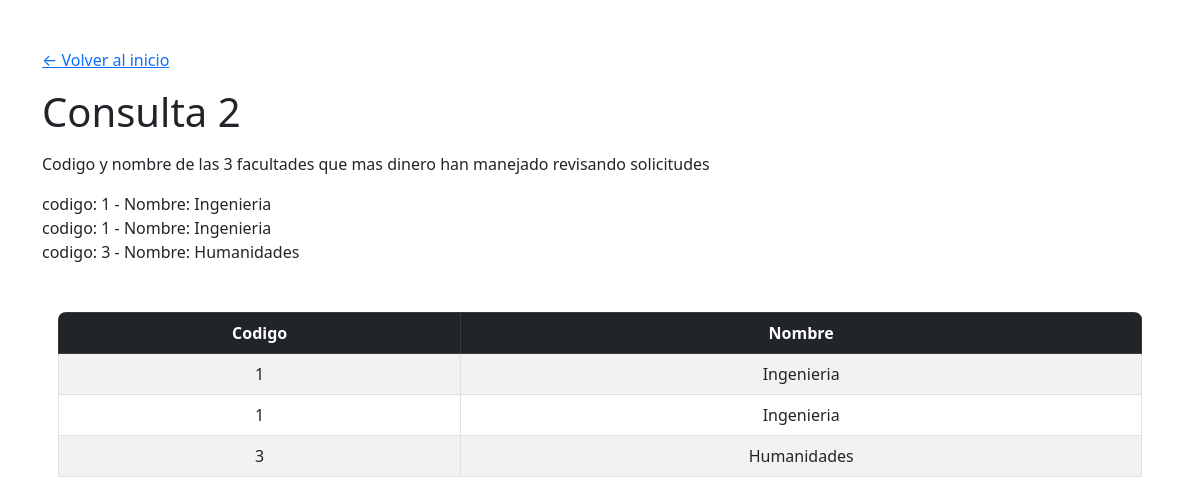
The page /consultas/consulta2.php on the database its author committed.
### tables this page shows
CREATE TABLE FACULTAD(
    codigo INT(10) PRIMARY KEY,
    nombre VARCHAR(50),
    numero_contacto INT(10) NOT NULL,
    correo_institucional VARCHAR(50) NOT NULL,
    CHECK (correo_institucional LIKE '%@universidad.edu.co')
);

### consultas/consulta2.php (the view, shortened to what this page needs)
<?php
include "../includes/header.php";
?>
<h1 class="mt-3">Consulta 2</h1>
<p class="mt-3">
Codigo y nombre de las 3 facultades que mas dinero han manejado revisando solicitudes
</p>
<?php
require('../config/conexion.php');
$query = "SELECT f.codigo, f.nombre
FROM FACULTAD f
JOIN ADMINISTRATIVO a ON f.codigo = a.facultad
JOIN (
    SELECT REVISOR
    FROM SOLICITUD_ACADEMICA
    GROUP BY REVISOR
    ORDER BY SUM(valor) DESC
    LIMIT 3
) top_revisores ON a.cedula = top_revisores.REVISOR";
$resultadoC2 = mysqli_query($conn, $query) or die(mysqli_error($conn));
while ($fila = mysqli_fetch_assoc($resultadoC2)) {
    echo "codigo: " . $fila["codigo"] . " - Nombre: " . $fila["nombre"] . "<br>";
}
?>
<?php
if($resultadoC2 and $resultadoC2->num_rows > 0):
?>
<div class="tabla mt-5 mx-3 rounded-3 overflow-hidden">
    <table class="table table-striped table-bordered">
        <thead class="table-dark">
            <tr>
                <th scope="col" class="text-center">Codigo</th>
                <th scope="col" class="text-center">Nombre</th>
            </tr>
        </thead>
        <tbody>
            <?php
            foreach ($resultadoC2 as $fila):
            ?>
            <tr>
                <td class="text-center"><?= $fila["codigo"]; ?></td>
                <td class="text-center"><?= $fila["nombre"]; ?></td>
            </tr>
            <?php
            endforeach;
            ?>
        </tbody>
    </table>
</div>
<?php
else:
?>
<div class="alert alert-danger text-center mt-5">
    No se encontraron resultados para esta consulta
</div>
<?php
endif;
include "../includes/footer.php";
?>

### rows shown on the page
facultad: codigo "1", nombre "Ingenieria"
facultad: codigo "3", nombre "Humanidades"
